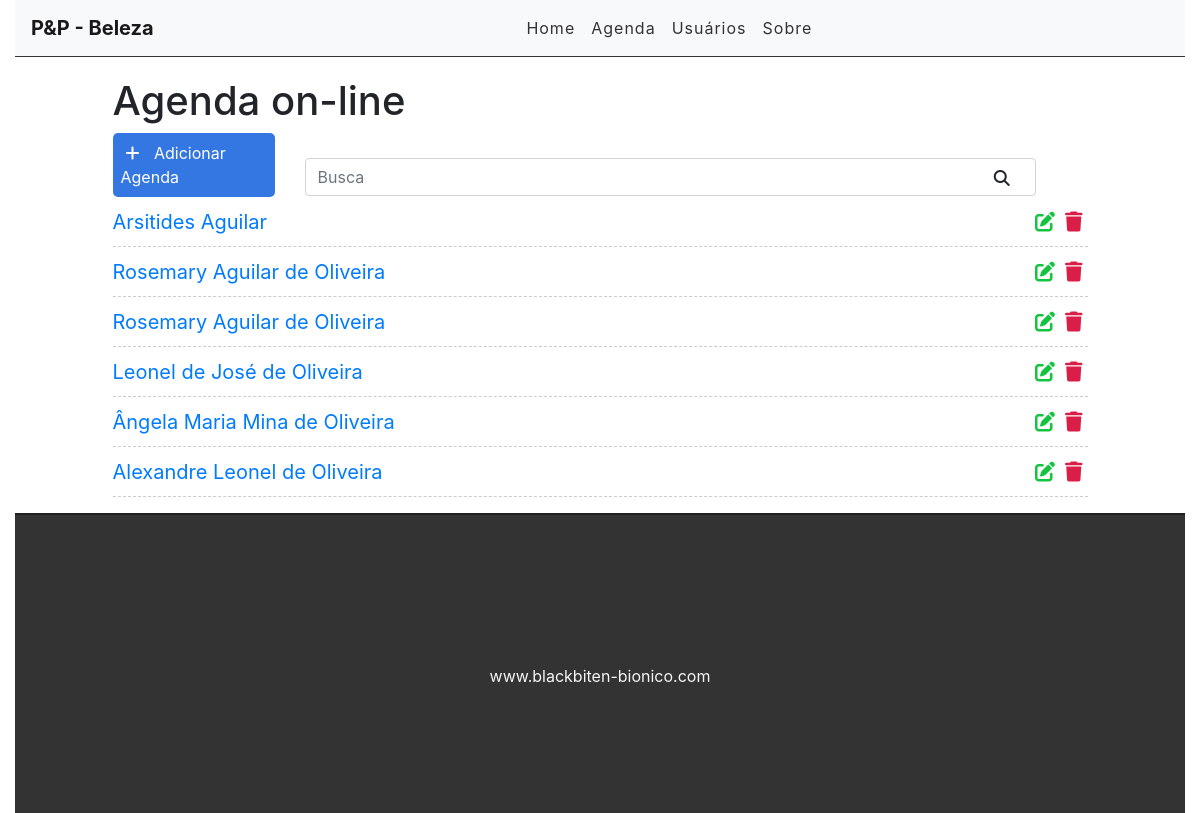
Before: / with the older database file.
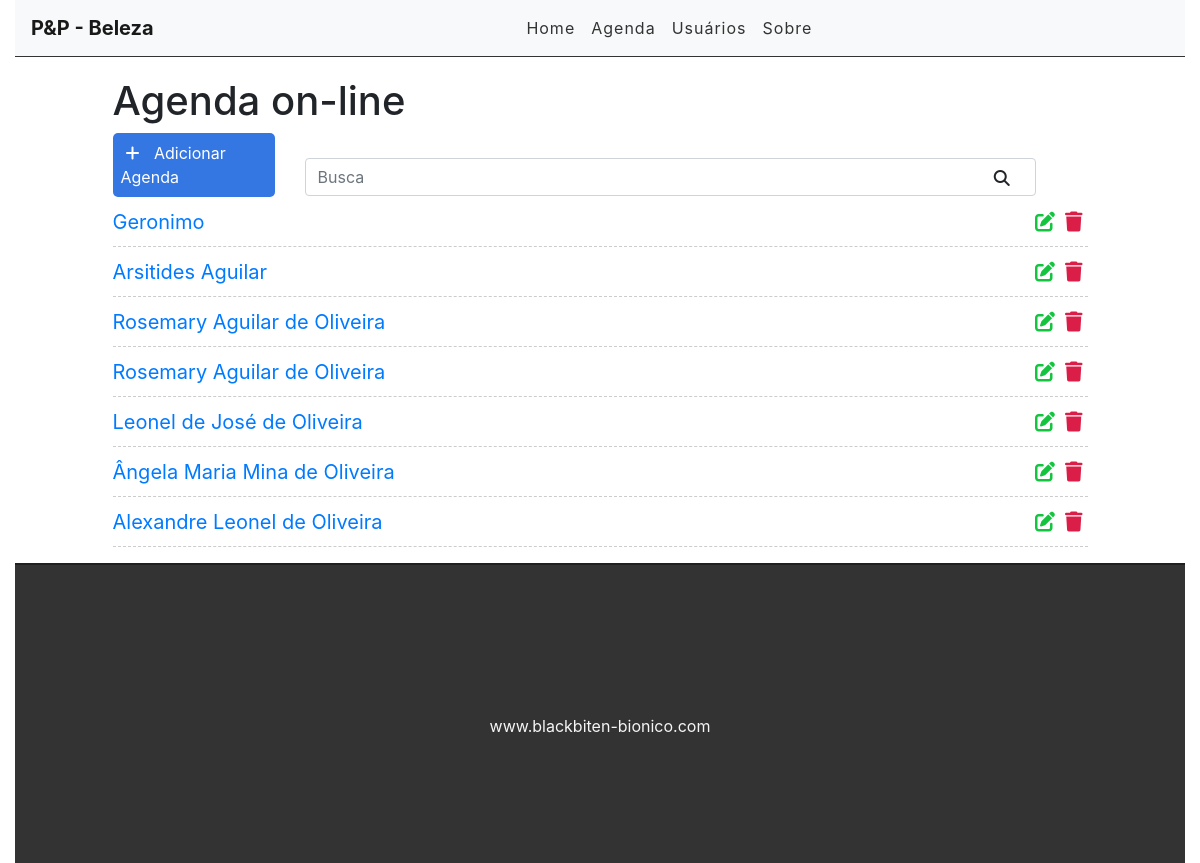
After: the same page with the newer database file.
### busca/models.py (models this page shows)
class Contato(models.Model):
    SEXO_CHOICES = (
        (u'masculino', u'Masculino'),
        (u'feminino', u'Feminino'),
    )
    STATUS_CHOICES = (
        (u'em atendimento', 'Em Atendimento'),
        (u'atendimento encerrado', 'Atendimento encerrado'),
        (u'encerrado', 'Encerrado'),
    )
    contato_id = models.AutoField(primary_key=True)
    contato_nome = models.CharField(max_length=45)
    contato_nascimento = models.DateField()
    contato_sexo = models.CharField(max_length=50, choices=SEXO_CHOICES)
    contato_email = models.CharField(max_length=50)
    contato_fone = models.CharField(max_length=11)
    description = models.TextField()
    status = models.CharField(max_length=50, choices=STATUS_CHOICES,)
    created_at = models.DateTimeField(auto_now_add=True)
    update_at = models.DateTimeField(auto_now=True)

### busca/views.py (the view)
# urls.py: path('', views.page_principal, name='principal'),
def page_principal(request):
    contatos = Contato.objects.all().order_by('-created_at')
    return render(request, 'busca/index.html', {'contatos': contatos})

### busca/templates/busca/index.html (shortened to what this page needs)
{% extends 'base.html' %}
{% block content %}
<div class="offset-1 col-10 list-div">
    <h1>Agenda on-line</h1>
    <a id="add-link" href="addcontato/">
        <div class="col-2 add-div">
          <i class="fas fa-plus"></i> Adicionar Agenda
        </div>
    </a>
    <div class="col-9 search-div">
        <input class="form-control" type="text" id="search" name="search" placeholder="Busca">
        <i class="fas fa-search"></i>
    </div>
    <ul class="task-list">
        {% for contato in contatos %}
        <li class="task-item">
            <span><a href="busca/{{contato.contato_id}}">{{ contato.contato_nome }}</a></span>
            <span><i class="fas fa-trash"></i></span>
            <a href="edit/{{contato.contato_id}}"><span><i class="fas fa-edit"></i></span></a>
        </li>
        {% endfor %}
    </ul>
</div>
{% endblock %}

### busca/templates/base.html (shortened to what this page needs)
{% load static %}
<!DOCTYPE html>
<html lang="en">
<head>
    <link href="https://stackpath.bootstrapcdn.com/bootstrap/4.3.1/css/bootstrap.min.css" rel="stylesheet">
    <link rel="stylesheet" href="{% static 'css/styles.css' %}">
</head>
<body>
<div class="container-fluid">
    <nav class="navbar navbar-expand-lg navbar-light bg-light">
      <a class="navbar-brand" href="/">P&P - Beleza</a>
        <div class="collapse navbar-collapse" id="navbarSupportedContent">
            <ul class="navbar-nav mr-auto">
              <li class="nav-item">
                <a class="nav-link" href="#">Home</a>
              </li>
              <li class="nav-item">
                <a class="nav-link" href="#">Agenda</a>
              </li>
              <li class="nav-item">
                <a class="nav-link" href="#">Usuários</a>
              </li>
              <li class="nav-item">
                <a class="nav-link" href="#">Sobre</a>
              </li>
            </ul>
        </div>
    </nav>
    {% block content %}{% endblock %}
        <footer>
            <p>www.blackbiten-bionico.com</p>
        </footer>
</div>
</body>
</html>

### busca/static/css/styles.css (style rules this page uses)
.navbar { border-bottom: 1px solid #333; margin-bottom: 20px; }
.navbar-nav { margin: auto; }
.navbar-brand { font-weight: bold; }
.navbar-light .navbar-nav a.nav-link { color: #333; letter-spacing: 1px; }
#add-link { text-decoration: none; }
.add-div { background-color: #3476e2; cursor: pointer; display: inline-block; color: #FFF; padding:8px; border-radius: 5px; margin-right: 25px; }
.fas.fa-plus { color: #FFF; margin-right: 10px; margin-left: 5px; }
.fas.fa-search { position: absolute; top: 12px; right: 26px; }
.search-div { padding: 0px; margin-top: 15px; margin-bottom 15px; display: inline-block; }
.list-div { padding: 0; }
.task-list { padding-left: 0; }
.task-item { list-style: none; font-size: 20px; height: 50px; padding-top: 10px; border-bottom: 1px dashed #ccc; }
.fas.fa-trash, .fas.fa-edit { cursor: pointer; margin: 5px; font-size: 20px; float: right; }
.fas.fa-trash { color: #db1e47 }
.fas.fa-edit { color: #13c43f; }
footer { background-color: #333; height : 300px; border-top :2px solid #202020; }
footer p { color: #f5f5f5; text-align: center; top: 50%; position: relative; }

Changed rows visible on the page:
added Contato: contato_nome "Geronimo"
